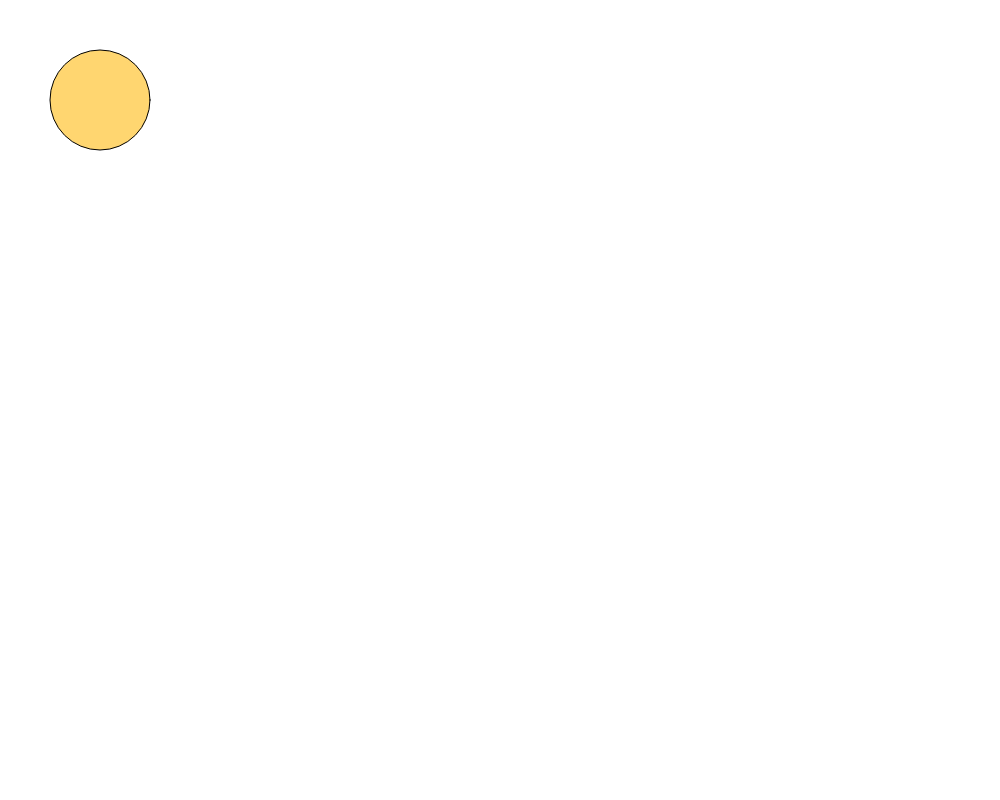
Frame 1 (no input)
Frame 60 (no input): identical to frame 1, image omitted
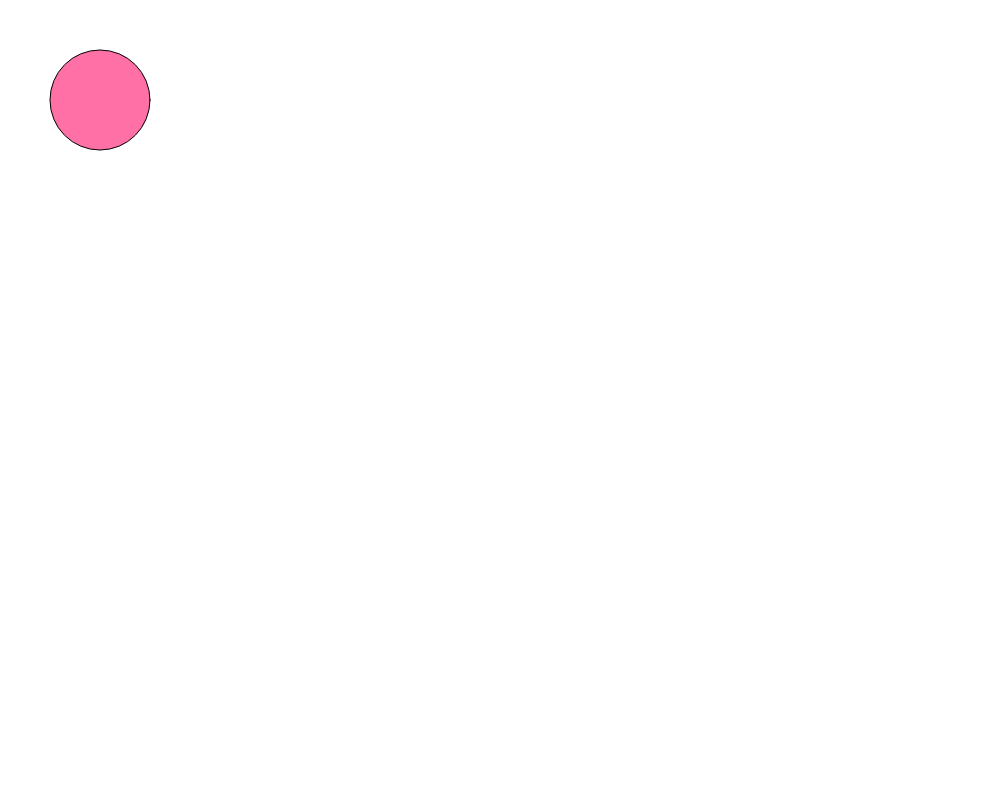
Frame 120 (the mouse pressed at the canvas centre since frame 60)

The p5.js sketch that drew these frames (run headless with seeded random() and noise() and a simulated clock; from frame 60 on, the mouse is pressed at the canvas centre):

// p5.js sketch
// ── sketch.js
let bf_url = "https://coolors.co/70d6ff-ff70a6-ff9770-ffd670-e9ff70";
bf_url = bf_url.split("/");
let url = bf_url[3];
//console.log(url);
let color_cd = [];

let new_color = bf_url[3].split("-");

let result_color = "";
//console.log(new_color.length);



for(let i= 0; i < new_color.length; i++) {
  color_cd[i] = "#" + new_color[i];

}


console.log(color_cd);





function setup() {
  createCanvas(1000, 800);
}

function draw() {
  background("5BB66F");
  
 // console.log("reseult:" + color_cd[3]);
  //stroke("#99ff99");
  
  let c = random(color_cd);
  fill(c);
  ellipse(100,100,100,100);
  
  
}
